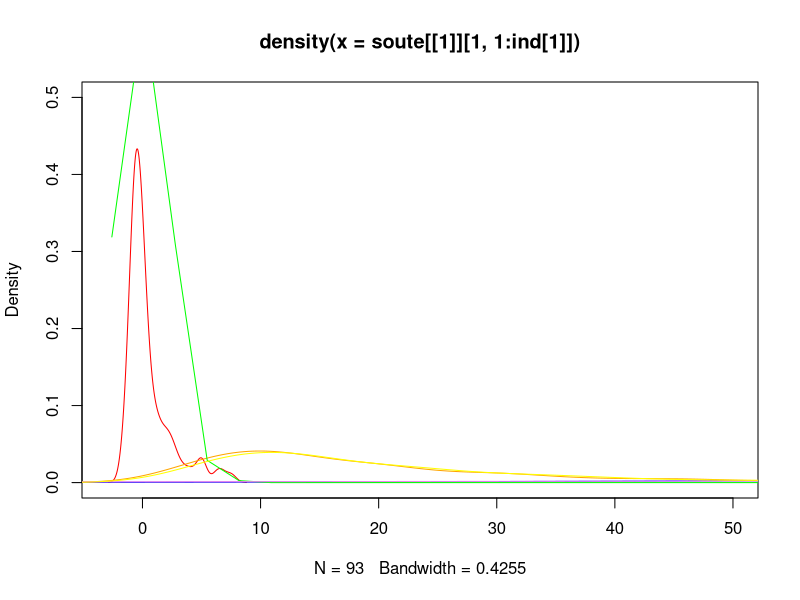

Write the R code that produced this figure. (Note: this script raises an error after producing the figure.)
rm(list=ls())
library(randomForest)

######################################################outr####################################
generap<-function(nr,Fst,nsnp,seme){
  set.seed(seme)
  p<-runif(nsnp,min=0.1,max=0.5)
  pmatr<-matrix(NA,nsnp,nr)
  for (i in 1:nsnp){
    for (r in 1:nr){
      pmatr[i,r]<-rbeta(1,shape1=p[i]*(1-Fst)/(Fst),shape2=(1-p[i])*(1-Fst)/(Fst))
    }
  }
  pmatr
}

generasnp<-function(nrazze,pmatr,seme){
  set.seed(seme)
  nr<-length(nrazze)
  snp<-list()
  
  
  nsnp<-nrow(pmatr)
  for (r in 1:nr){
    snpr<-NULL
    for (i in 1:nsnp) snpr<-cbind(snpr,rbinom(nrazze[r],size=2,prob=pmatr[i,r]))
    snp[[r]]<-snpr
  }
  snp
}


bindlist<-function(x){
  y<-x[[1]]
  for (i in 2:length(x)){
    y<-rbind(y,x[[i]])
  }
  y
}


star<-function(xjj,idlist){ #da qui viene fuori una matrice che contiene le righe selezionate da idlist in ogni razza, un blocco sotto l'altro
  g<-NULL
  for (i in 1:length(xjj)){
    gi<-xjj[[i]]
    g<-rbind(g,gi[idlist[[i]],])
  }
  g
}

starmeno<-function(xjj,idlist){ #da qui viene fuori una matrice che contiene le righe NON selezionate da idlist in ogni razza, un blocco sotto l'altro
  g<-NULL
  for (i in 1:length(xjj)){
    gi<-xjj[[i]]
    g<-rbind(g,gi[-idlist[[i]],])
  }
  g
}

qtprimo<-function(x,v,ciclo) x[v[-ciclo]]

qr<-function(x,v,ciclo) x[v[ciclo]]


################################# passo 1)  ##############################################################
semep<-8764836                           #### parametro in input
semesnp<-475648					#### per generare repliche fissato pmatr
semeiniz<-34863

nr<-4
nrazze<-c(250,500,1000,1500)
esclusa<-1                           #### parametro in input
trfract<-.75                         #### parametro in input
Fst<-.05						#### parametro in input
nsnp<-500						#### parametro in input
lperm<-list()
lidtr<-list()

for (w in 1:nr){
  if (w == esclusa) {lperm[[w]]<-NULL
  lidtr[[w]]<-NULL}
  else{
    lperm[[w]]<-sample(1:nrazze[w],nrazze[w])
    lidtr[[w]]<-lperm[[w]][1:round(nrazze[w]*trfract)]
  }
}

pmatr<-generap(nr,Fst,nsnp,semep)
flist<-generasnp(nrazze,pmatr,semesnp)

trainlist<-list()
testlist<-list()
esclusalist<-list()

train<-list()
test<-list()
for (w in 1:nr){
  if (w == esclusa) {train[[w]]<-NULL
  test[[w]]<-flist[[w]]}
  else {
    train[[w]]<-flist[[w]][lidtr[[w]],]
    test[[w]]<-flist[[w]][-lidtr[[w]],]
  }
}

trainlist[[1]]<-train
testlist[[1]]<-test

######################################### fine passo 1) e inizio passo 2) ##############################################################


lnr<-lapply(lidtr,length)
v<-(1:nr)[-esclusa]
k<-length(v)
esclusaOut<- 4

############### ciclo per i da 1 a k   ########################

proxlist<-list()
proxlisth<-list()
proxlistt<-list()
razzajlist<-list()
razzajthreshlist<-list()
razzajtargetlist<-list()
listidlist1<-list()
listidlist2<-list()
listidlist3<-list()

semi<-42   #### parametro in input
fr<-c(.50,.75)								#### parametro in input

############### training random forest  ########################

tprimolist<-lapply(trainlist,qtprimo,v=(1:nr),ciclo=c(esclusa,esclusaOut))
rlist<-lapply(trainlist,qr,v=(1:nr),ciclo=esclusaOut)

  num<-unlist(lapply(tprimolist[[1]],nrow))
  rnum<-nrow(rlist[[1]][[1]])
  
    set.seed(semi)
    idlist1<-list()
    idlist2<-list()
    idlist3<-list()
    for(jj in 1:length(tprimolist[[1]])){
      permjj<-sample(1:num[jj],num[jj])
      idlist1[[jj]]<-permjj[1:round(num[jj]*fr[1])]
      idlist2[[jj]]<-permjj[(round(num[jj]*fr[1])+1):round(num[jj]*fr[2])]
      idlist3[[jj]]<-permjj[(round(num[jj]*fr[2])+1):num[jj]]
    }
    rperm<-sample(1:rnum,rnum)
    ridlist<-rperm[1:round(rnum*fr[1])]

    trainstar<-lapply(tprimolist,star,idlist=idlist1)
    trainthresh<-lapply(tprimolist,star,idlist=idlist2)
    testtarget<-lapply(tprimolist,star,idlist=idlist3)
    
    trnselj<-data.frame(trainstar[[1]])
    ttnselj<-data.frame(trainthresh[[1]])
    tsnselj<-data.frame(testtarget[[1]])
    outselj<-data.frame(rlist[[1]][[1]])
    
    trainstarj<-data.frame(lapply(trnselj,factor,levels=c("0","1","2")))
    trainthreshj<-data.frame(lapply(ttnselj,factor,levels=c("0","1","2")))
    testtargetj<-data.frame(lapply(tsnselj,factor,levels=c("0","1","2")))
    testoutj<-data.frame(lapply(outselj[ridlist,],factor,levels=c("0","1","2")))
    
    razzaj<-as.factor(rep((1:nr)[-c(esclusa,esclusaOut)],unlist(lapply(idlist1,length))))
    razzajthresh<-as.factor(rep((1:nr)[-c(esclusa,esclusaOut)],unlist(lapply(idlist2,length))))
    razzajtarget<-as.factor(rep((1:nr)[-c(esclusa,esclusaOut)],unlist(lapply(idlist3,length))))
    
    outRFj<-randomForest(x=trainstarj,y=razzaj,proximity=TRUE)
    proxlisthj<-predict(outRFj,newdata=rbind(trainstarj,trainthreshj),proximity=TRUE)$proximity
    proxlistj<-predict(outRFj,newdata=rbind(trainstarj,testtargetj),proximity=TRUE)$proximity
    proxlisttj<-predict(outRFj,newdata=rbind(trainstarj,testoutj),proximity=TRUE)$proximity
    
  
  listidlist1[[1]]<-idlist1
  listidlist2[[1]]<-idlist2
  listidlist3[[1]]<-idlist3
  razzajlist[[1]]<-razzaj
  razzajtargetlist[[1]]<-razzajtarget
  razzajthreshlist[[1]]<-razzajthresh
  proxlist[[1]]<-proxlistj
  proxlisth[[1]]<-proxlisthj
  proxlistt[[1]]<-proxlisttj
  
  
# fine training random forest
  
#### inizio calcolo misure di outlyingness #### 
rawoutth<-list()
outth<-list()
medth<-list()
madth<-list()
  
  rawoutthj<-NULL
  razzaj<-razzajlist[[1]]
  ntr<-as.numeric(table(razzaj))
  a<-cumsum(ntr)
  a<-c(0,a)
  razzajthresh<-razzajthreshlist[[1]]
  nth<-as.numeric(table(razzajthresh))
  b<-cumsum(nth)
  b<-c(0,b)
  idlist<-listidlist2[[1]]
  
  for(l in 1:(length(a)-1)){
    
    vec<-apply((proxlisth[[1]][(a[l]+1):a[l+1],sum(ntr,b[l],1):sum(ntr,b[l+1])])^2,2,sum)
    rawoutthj<-c(rawoutthj,sum(ntr)/vec)
    
  }
  
  rawoutth[[1]]<-rawoutthj
  medth[[1]]<-as.numeric(by(rawoutth[[1]],razzajthresh,median))
  madth[[1]]<-as.numeric(by(rawoutth[[1]],razzajthresh,mad))
  medthrep<-rep(medth[[1]],times=unlist(lapply(idlist,length)))
  madthrep<-rep(madth[[1]],times=unlist(lapply(idlist,length)))
  outth[[1]]<-(rawoutth[[1]]-medthrep)/madthrep

#creo test* = test_target + test_out
  proxlistts<-list()

    
    razzaj<-razzajlist[[1]]
    a<-sum(table(razzaj))
    
    proxlistts[[1]]<-cbind(proxlist[[1]][(1:a),],proxlistt[[1]][(1:a),-(1:a)])
    



#calcolo degli outliers per il test set
rawoute<-list()
  
  razzaj<-razzajlist[[1]]
  matrix<-NULL
  a<-cumsum(table(razzaj))
  a<-c(0,a)
  
  for(l in 1:(length(a)-1)){
    
    vec<-apply((proxlistts[[1]][(a[l]+1):a[l+1],(a[length(a)]+1):ncol(proxlistts[[1]])])^2,2,sum)
    matrix<-rbind(matrix,a[length(a)]/vec)
    
  }
  
  rawoute[[1]]<-matrix


soute<-list()

  
  d<-dim(rawoute[[1]])[2]
  med<-NULL
  mad<-NULL
  for(c in 1:length(medth[[1]])){
    med<-rbind(med,rep(medth[[1]][c],d))
    mad<-rbind(mad,rep(madth[[1]][c],d))
  }
  soute[[1]]<-(rawoute[[1]]-med)/(mad)
  

ind<-table(razzajthreshlist[[1]])
end<-sum(ind)
end2<-dim(soute[[1]])[2]
plot(density(soute[[1]][1,1:ind[1]]),col='red',ylim=c(0,.5),xlim=c(-3,50))
lines(density(soute[[1]][1,(ind[1]+1):end]),col='blue')
lines(density(soute[[1]][1,(end+1):end2]),col='orange')
lines(density(soute[[1]][2,(ind[1]+1):end]),col='green')
lines(density(soute[[1]][2,1:ind[1]]),col='violet')
lines(density(soute[[1]][2,(end+1):end2]),col='yellow')


plot(density(soute[[3]][2,189:(188+281)]),col='red',ylim=c(0,.6),xlim=c(-3,12),
     main='Distribution of standardized outlier
     - different loops')
lines(density(soute[[1]][1,1:281]),col='blue')
legend("topright", c('loop 1','loop 2'), title='class 3',lty=c(1,1),
       col=c('red','blue'))

plot(density(outth[[1]][1:ind[1]]),col='orange',ylim=c(0,.6),xlim=c(-3,12),
     main='Distribution of standardized outlier
     - different sets')
lines(density(soute[[1]][1,1:ind[1]]),col='blue')
legend("topright", c('training set 2','test set'), title='class 2',lty=c(1,1),
       col=c('orange','blue'))

plot(density(soute[[1]][2,(ind[1]+1):end]),col='red',ylim=c(0,.45),xlim=c(-3,50),
     main='Distribution of class outlier 
     and novelty outlier
     -Fts score = 0.05-')
lines(density(soute[[1]][2,1:ind[1]]),col='grey')
legend("topright", c('class outlier ','novelty (class 3)'), title='class 2',lty=c(1,1),
       col=c('red','grey','black'))

## decision rule

decision<-function(soute,par){ #par vettore di parametri di dimensione pari al numero di righe (classi) di soute. 
  
  outregola <- soute > par
  
  outregola<-apply(outregola,2,prod)
  outregola[outregola==0] <- 'T'
  outregola[outregola==1] <- 'O'
  return(outregola)
  
}

## funzione obiettivo

funobb<-function(par,soute,cl){
  
  ss1<-1
  outreg<-decision(soute,par)
  if(length(unique(outreg))!=1){
    confmat<-table(cl,outreg)
    sens<-confmat[2,2]/sum(confmat[2,])
    spec<-confmat[1,1]/sum(confmat[1,])
    ss1<-1-(sens*spec)/(sens+spec)  
  }
  
  ss1
  
}

cl<-list()

  num<-sum(table(razzajtargetlist[[1]]))
  cl[[1]]<-c(rep("T",num),rep("O",(dim(soute[[1]])[2]-num)))


numiniz<-10
dimso<-dim(soute[[1]])[1]
inizpar<-matrix(NA,numiniz,dimso)   ### numiniz da dare in input


for(u in 1:numiniz){
  inizpar[u,]<-runif(dimso)
}

parmat<-list()
optpar<-list()

  parmat[[1]]<-matrix(NA,numiniz,dimso+1)
  for (u in 1:numiniz){
    print(paste("c=", 1, "u=", u))
    outmin<-optim(inizpar[u,],funobb,soute=soute[[1]],cl=cl[[1]])
    if (outmin$convergence==0) parmat[[1]][u,]<-c(outmin$par,outmin$value)
  }
  optpar[[1]]<-parmat[[1]][which.min(parmat[[1]][,dimso+1]),]


plot(density(soute[[1]][1,(1:93)]),col='red',ylim=c(0,.45),xlim=c(-3,45),
     main='Distribution of class outlier
     and novelty outlier 2
     -Fts score = 0.04-')
lines(density(soute[[2]][1,(188+375):dim(soute[[2]])[2]]),col='grey')
lines(density(soute[[2]][2,(188+375):dim(soute[[2]])[2]]),col='black')
legend("topright", c('class outlier ','novelty (class 3)','novelty (class 3)'), title='class 2',lty=c(1,1),
       col=c('red','grey','black'))
abline(v=4.8114788)

plot(soute[[1]][1,end:end2],col='grey',main='Distribution of class outlier
     and novelty outlier
     -Fts score = 0.05-',ylab='outlyingness value',xlim=c(-1,300),ylim=c(-3,70))
#points((soute[[1]][2,(188+375):dim(soute[[2]])[2]]),col='grey')
points((soute[[1]][1,1:ind[1]]),col='red')
legend("topright", c('class outlier ','novelty'), title='class 2', pch=1,
       col=c('red','grey'))
abline(h=optpar[[1]][1])


##grafico 2

plot(soute[[1]][1,1:ind[1]],soute[[1]][2,1:ind[1]],col='blue',main='Distribution of standardized outlier
     between classes
detail 2',xlab='outlyingness value class 3',ylab='outlyingness value class 2',xlim=c(3,200),ylim=c(0,7) )
points(soute[[1]][1,(ind[1]+1):end],soute[[1]][2,(ind[1]+1):end],col='red')
points(soute[[1]][1,(end+1):end2],soute[[1]][2,(end+1):end2],col='grey')
abline(h=optpar[[1]][1])
abline(v=optpar[[1]][2])
legend("topright", c('class 2 ','class 3','novelty'), title='classes', pch=1,
       col=c('red','blue','grey'))


### TRAINING TOTALE
rz<-(1:nr)[-esclusaOut]
vv<-(1:nr)[-c(esclusa,esclusaOut)]

trnsel<-data.frame(bindlist(trainlist[[1]][rz]))
tsnsel<-data.frame(bindlist(testlist[[1]][vv])) 
outsel<-data.frame(testlist[[1]][[esclusa]]) 

testout<-data.frame(lapply(outsel,factor,levels=c("0","1","2")))
traintarget<-data.frame(lapply(trnsel,factor,levels=c("0","1","2")))
testtarget<-data.frame(lapply(tsnsel,factor,levels=c("0","1","2")))

razza<-as.factor(rep(vv,times=unlist(lapply(lidtr,length))[-c(esclusa,esclusaOut)]))
numtarget<-(nrazze-unlist(lapply(lidtr,length)))[-c(esclusa,esclusaOut)]
razzatarget<-as.factor(rep(vv,times=numtarget))
outRF<-randomForest(x=traintarget,y=razza,proximity=TRUE,oob.prox=TRUE)
proxmatrixtestT<-predict(outRF,newdata=rbind(traintarget,testtarget),proximity=TRUE)$proximity
proxmatrixtestO<-predict(outRF,newdata=rbind(traintarget,testout),proximity=TRUE)$proximity


proxmatrixtestS<-NULL
a<-sum(table(razza))
proxmatrixtestS<-cbind(proxmatrixtestT[(1:a),],proxmatrixtestO[(1:a),-(1:a)])

#calcolo degli outliers per il test set
rawout<-NULL
a<-cumsum(table(razza))
a<-c(0,a)

for(l in 1:(length(a)-1)){
  
  vec<-apply((proxmatrixtestS[(a[l]+1):a[l+1],(a[length(a)]+1):ncol(proxmatrixtestS)])^2,2,sum)
  rawout<-rbind(rawout,a[length(a)]/vec)
  
}


sout<-NULL

d<-dim(rawout)[2]
med<-NULL
mad<-NULL
for(c in 1:length(medth[[1]])){
  med<-rbind(med,rep(medth[[1]][c],d))
  mad<-rbind(mad,rep(madth[[1]][c],d))
}
sout<-(rawout-med)/(mad)

decided<-decision(sout,optpar[[1]][1:2])
real<-c(rep("T",sum(numtarget)),rep("O",(dim(sout)[2]-sum(numtarget))))
  
confmat<-table(real,decided)
sens<-confmat[2,2]/sum(confmat[2,])
spec<-confmat[1,1]/sum(confmat[1,])
ss1<-1-(sens*spec)/(sens+spec)  

##rappresentazione grafica

index1<-cumsum(c(numtarget,(dim(sout)[2]-sum(numtarget))))
index2<-cumsum(as.numeric(table(decided)))
plot(sout[1,(index1[1]+1):index1[2]],col='blue',ylim=c(-5,1300),ylab='outlyingness value',main='Distribution of standardized outlier
     complete training')
points(sout[1,(index1[2]+1):index1[3]],col='grey')
points(sout[1,1:index1[1]],col='red')
legend("topright", c('class 2 ','class 3','novelty'), title='class 2', pch=1,
       col=c('red','blue','grey'))
abline(h=optpar[[1]][1])

##detail 1
plot(sout[1,(index1[1]+1):index1[2]],col='blue',ylim=c(-3,250),xlim=c(0,100),ylab='outlyingness value',main='Distribution of standardized outlier
     complete training -Detail 1-')
points(sout[1,(index1[2]+1):index1[3]],col='grey')
points(sout[1,1:index1[1]],col='red')
legend("topright", c('class 2 ','class 3','novelty'), title='class 2', pch=1,
       col=c('red','blue','grey'))
abline(h=optpar[[1]][1])

